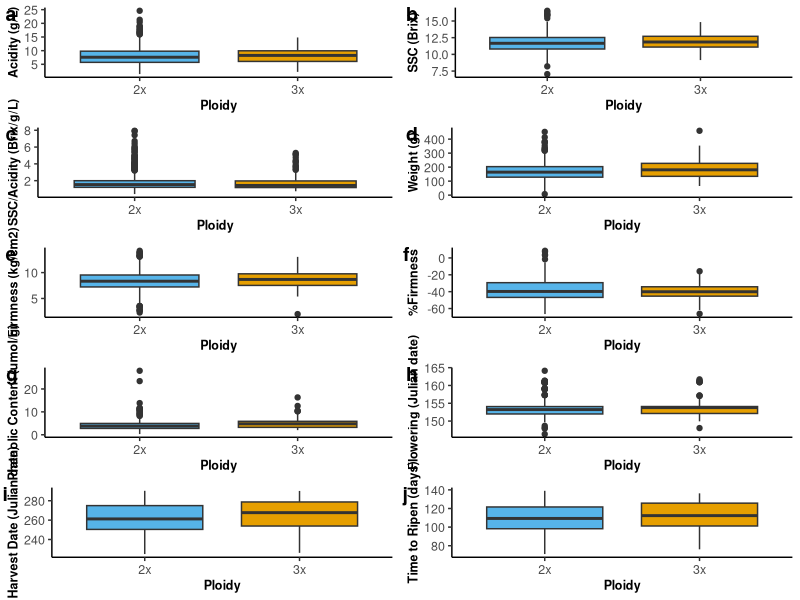

Recreate this plot in R.
library(tidyverse)

#Load in apple trait and ploidy
data_ploidy <- read_csv("data/TableS1.csv")

#Select only the trait of interest, get rid of NAs, and then table the results to see what number of diploids/triploids remain 

#Acidity
acid_data <- data_ploidy %>% select(apple_id, PLANTID, ploidy, acidity_17_harv)  %>% filter(acidity_17_harv != "NA") %>% mutate(acidity_17_harv=as.numeric(acidity_17_harv))
#table
table(acid_data$ploidy)
#diploid triploid 
# 624       94 
acid_data_diploid <- acid_data %>% filter(ploidy=="2x")
acid_data_triploid <- acid_data %>% filter(ploidy=="3x")

wilcox.test(acid_data_diploid$acidity_17_harv,acid_data_triploid$acidity_17_harv)
#W = 28129, p-value = 0.5226

#SSC
brix_data <- data_ploidy %>% select(apple_id, PLANTID, ploidy, brix_17_harv)  %>% filter(brix_17_harv != "NA") %>% mutate(brix_17_harv=as.numeric(brix_17_harv))
table(brix_data$ploidy)
#diploid triploid
#641       99 
brix_data_diploid <- brix_data %>% filter(ploidy=="2x")
brix_data_triploid <- brix_data %>% filter(ploidy=="3x")

wilcox.test(brix_data_diploid$brix_17_harv,brix_data_triploid$brix_17_harv)
#W = 28808, p-value = 0.1401

#SSC/Acidity
brix_acid_data <- data_ploidy %>% select(apple_id, PLANTID, ploidy, brix_acid_17_harv)  %>% filter(brix_acid_17_harv != "NA") %>% mutate(brix_acid_17_harv=as.numeric(brix_acid_17_harv))
table(brix_acid_data$ploidy)
#diploid triploid
# 624       94
brix_acid_data_diploid <- brix_acid_data %>% filter(ploidy=="2x")
brix_acid_data_triploid <- brix_acid_data %>% filter(ploidy=="3x")

wilcox.test(brix_acid_data_diploid$brix_acid_17_harv,brix_acid_data_triploid$brix_acid_17_harv)
#W = 30416, p-value = 0.5619


#Average Weight
weight_data <- data_ploidy %>% select(apple_id, PLANTID, ploidy, weight_avg_17_harv)  %>% filter(weight_avg_17_harv != "NA") %>% mutate(weight_avg_17_harv=as.numeric(weight_avg_17_harv))
table(weight_data$ploidy)
#diploid triploid
#642      101 
weight_data_diploid <- weight_data %>% filter(ploidy=="2x")
weight_data_triploid <- weight_data %>% filter(ploidy=="3x")

wilcox.test(weight_data_diploid$weight_avg_17_harv,weight_data_triploid$weight_avg_17_harv)
#W = 27306, p-value = 0.01075

#Firmness
firmness_data <- data_ploidy %>% select(apple_id, PLANTID, ploidy, firmness_avg_17_harv)  %>% filter(firmness_avg_17_harv != "NA") %>% mutate(firmness_avg_17_harv=as.numeric(firmness_avg_17_harv))
table(firmness_data$ploidy)
#diploid triploid
#642      101
firmness_data_diploid <- firmness_data %>% filter(ploidy=="2x")
firmness_data_triploid <- firmness_data %>% filter(ploidy=="3x")

wilcox.test(firmness_data_diploid$firmness_avg_17_harv,firmness_data_triploid$firmness_avg_17_harv)
#W = 28410, p-value = 0.04548


#%Firmness
per_firm_data <- data_ploidy %>% select(apple_id, PLANTID, ploidy, percent_firmness_avg_17)  %>% filter(percent_firmness_avg_17 != "NA") %>% mutate(percent_firmness_avg_17=as.numeric(percent_firmness_avg_17))
table(per_firm_data$ploidy)
#diploid triploid
#415      61
per_firm_data_diploid <- per_firm_data %>% filter(ploidy=="2x")
per_firm_data_triploid <- per_firm_data %>% filter(ploidy=="3x")

wilcox.test(per_firm_data_diploid$percent_firmness_avg_17,per_firm_data_triploid$percent_firmness_avg_17)
#W = 13185, p-value = 0.5993

#Phenolic Content
tpc_data <- data_ploidy %>% select(apple_id, PLANTID, ploidy, tpc)  %>% filter(tpc != "NA") %>% mutate(tpc=as.numeric(tpc))
table(tpc_data$ploidy)
#diploid triploid
#380       47
tpc_diploid <- tpc_data %>% filter(ploidy=="2x")
tpc_triploid <- tpc_data %>% filter(ploidy=="3x")

wilcox.test(tpc_diploid$tpc,tpc_triploid$tpc)
#W = 6467, p-value = 0.002033

#Flowering time
flowering_time_data <- data_ploidy %>% select(apple_id, PLANTID, ploidy, flowering_jul_16_harv)  %>% filter(flowering_jul_16_harv != "NA") %>% mutate(flowering_jul_16_harv=as.numeric(flowering_jul_16_harv))
table(flowering_time_data$ploidy)
#diploid triploid
#793      135
flowering_data_diploid <- flowering_time_data %>% filter(ploidy=="2x")
flowering_data_triploid <- flowering_time_data %>% filter(ploidy=="3x")

wilcox.test(flowering_data_diploid$flowering_jul_16_harv,flowering_data_triploid$flowering_jul_16_harv)
#W = 48776, p-value = 0.09884

#Ripen
ripen_data <- data_ploidy %>% select(apple_id, PLANTID, ploidy, time_ripen_2017) %>% filter(time_ripen_2017 != "NA") %>% mutate(time_ripen_2017=as.numeric(time_ripen_2017))
table(ripen_data$ploidy)
#diploid triploid
# 623       94
ripen_data_diploid <- ripen_data %>% filter(ploidy=="2x")
ripen_data_triploid <- ripen_data %>% filter(ploidy=="3x")

wilcox.test(ripen_data_diploid$time_ripen_2017,ripen_data_triploid$time_ripen_2017)
#W = 26152, p-value = 0.09471

#Harvest
harvest_data <- data_ploidy %>% select(apple_id, PLANTID, ploidy, date_jul_17_harv)  %>% filter(date_jul_17_harv != "NA") %>% mutate(date_jul_17_harv=as.numeric(date_jul_17_harv))
table(harvest_data$ploidy)
#diploid triploid
# 645      101
harvest_data_diploid <- harvest_data %>% filter(ploidy=="2x")
harvest_data_triploid <- harvest_data %>% filter(ploidy=="3x")

wilcox.test(harvest_data_diploid$date_jul_17_harv,harvest_data_triploid$date_jul_17_harv)
#W = 28310, p-value = 0.03431


#Boxplots for the traits used
b1 = data_ploidy %>% ggplot(aes(x=as.factor(ploidy), y=as.numeric(acidity_17_harv), fill=ploidy))+
  geom_boxplot()+
  theme_classic()+
  theme(axis.text=element_text(size=9),axis.title=element_text(size=9,face="bold"))+
  xlab("Ploidy")+ylab("Acidity (g/L)")+
  scale_fill_manual(values=c("#56B4E9", "#E69F00"))+
  theme(legend.position = "none")


b2 = data_ploidy %>% ggplot(aes(x=as.factor(ploidy), y=as.numeric(brix_17_harv), fill=ploidy))+
  geom_boxplot()+
  theme_classic()+
  theme(axis.text=element_text(size=9),axis.title=element_text(size=9,face="bold"))+
  xlab("Ploidy")+ylab("SSC (Brix)")+
  scale_fill_manual(values=c("#56B4E9", "#E69F00"))+
  theme(legend.position = "none")

b3 = data_ploidy %>% ggplot(aes(x=as.factor(ploidy), y=as.numeric(brix_acid_17_harv), fill=ploidy))+
  geom_boxplot()+
  theme_classic()+
  theme(axis.text=element_text(size=9),axis.title=element_text(size=9,face="bold"))+
  xlab("Ploidy")+ylab("SSC/Acidity (Brix/g/L)")+
  scale_fill_manual(values=c("#56B4E9", "#E69F00"))+
  theme(legend.position = "none")

b4 = data_ploidy %>% ggplot(aes(x=as.factor(ploidy), y=as.numeric(weight_avg_17_harv), fill=ploidy))+
  geom_boxplot()+
  theme_classic()+
  theme(axis.text=element_text(size=9),axis.title=element_text(size=9,face="bold"))+
  xlab("Ploidy")+ylab("Weight (g)")+
  scale_fill_manual(values=c("#56B4E9", "#E69F00"))+
  theme(legend.position = "none")

b5 = data_ploidy %>% ggplot(aes(x=as.factor(ploidy), y=as.numeric(firmness_avg_17_harv), fill=ploidy))+
  geom_boxplot()+
  theme_classic()+
  theme(axis.text=element_text(size=9),axis.title=element_text(size=9,face="bold"))+
  xlab("Ploidy")+ylab("Firmness (kg/cm2)")+
  scale_fill_manual(values=c("#56B4E9", "#E69F00"))+
  theme(legend.position = "none")

b6 = data_ploidy %>% ggplot(aes(x=as.factor(ploidy), y=as.numeric(percent_firmness_avg_17), fill=ploidy))+
  geom_boxplot()+
  theme_classic()+
  theme(axis.text=element_text(size=9),axis.title=element_text(size=9,face="bold"))+
  xlab("Ploidy")+ylab("%Firmness")+
  scale_fill_manual(values=c("#56B4E9", "#E69F00"))+
  theme(legend.position = "none")

b7 = data_ploidy %>% ggplot(aes(x=as.factor(ploidy), y=as.numeric(tpc), fill=ploidy))+
  geom_boxplot()+
  theme_classic()+
  theme(axis.text=element_text(size=9),axis.title=element_text(size=9,face="bold"))+
  xlab("Ploidy")+ylab("Phenolic Content (umol/g)")+
  scale_fill_manual(values=c("#56B4E9", "#E69F00"))+
  theme(legend.position = "none")

b8 = data_ploidy %>% ggplot(aes(x=as.factor(ploidy), y=as.numeric(flowering_jul_16_harv), fill=ploidy))+
  geom_boxplot()+
  theme_classic()+
  theme(axis.text=element_text(size=9),axis.title=element_text(size=9,face="bold"))+
  xlab("Ploidy")+ylab("Flowering (Julian date)")+
  scale_fill_manual(values=c("#56B4E9", "#E69F00"))+
  theme(legend.position = "none")

b9 = data_ploidy %>% ggplot(aes(x=as.factor(ploidy), y=as.numeric(date_jul_17_harv), fill=ploidy))+
  geom_boxplot()+
  theme_classic()+
  theme(axis.text=element_text(size=9),axis.title=element_text(size=9,face="bold"))+
  xlab("Ploidy")+ylab("Harvest Date (Julian date)")+
  scale_fill_manual(values=c("#56B4E9", "#E69F00"))+
  theme(legend.position = "none")

b10 = data_ploidy %>% ggplot(aes(x=as.factor(ploidy), y=as.numeric(time_ripen_2017), fill=ploidy))+
  geom_boxplot()+
  theme_classic()+
  theme(axis.text=element_text(size=9),axis.title=element_text(size=9,face="bold"))+
  xlab("Ploidy")+ylab("Time to Ripen (days)")+
  scale_fill_manual(values=c("#56B4E9", "#E69F00"))+
  theme(legend.position = "none")


require(cowplot)
pdf("figures/Figure3.pdf", width=8, height=10)
plot_grid(b1,b2,b3,b4,b5,b6,b7,b8,b9,b10, align='h', ncol=2, nrow = 5, labels="auto")
dev.off()
